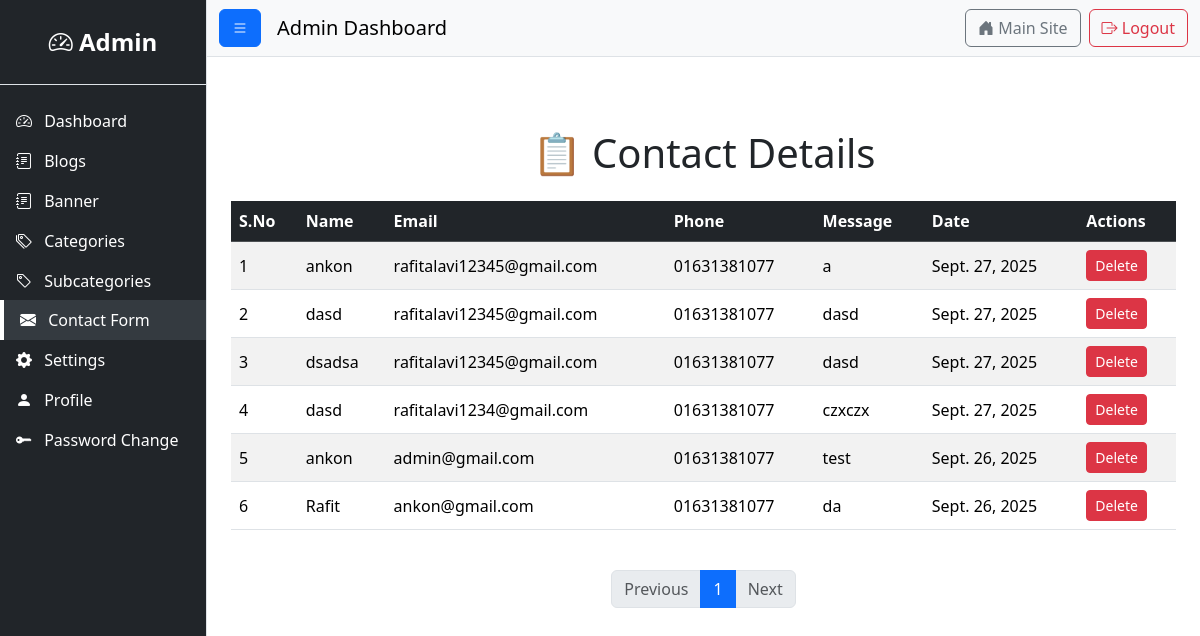
/user/contact-froms (signed in), run on an earlier commit of the app's database.
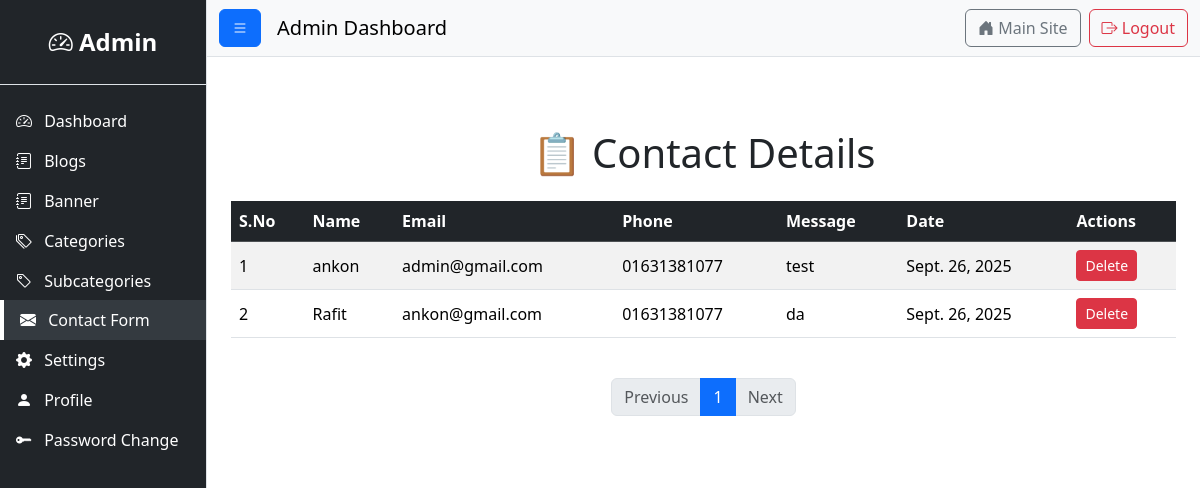
And on a later commit of the database.
### home/models.py (models this page shows, shortened)
class Contact(models.Model):
    sno = models.AutoField(primary_key=True)
    name = models.CharField(max_length=100)
    email = models.EmailField()
    phone = models.CharField(max_length=15)
    message = models.TextField(max_length=100)
    date = models.DateField(auto_now_add=True)

### user/views.py (the view)
# urls.py: path('contact-froms', views.all_contact_form , name ='all_contact_form'),
@login_required
def all_contact_form(request):
    contacts = Contact.objects.all().order_by('-date')
    paginator = Paginator(contacts, 12)  # 12 blogs per page
    page_number = request.GET.get('page')
    page_obj = paginator.get_page(page_number)
    context ={
        'contacts': page_obj,
        'page_obj': page_obj
    }
    return render(request , 'user/contact_list.html' ,context)

### home/context_processors.py (called while the page is built)
def websetting_processor(request):
    websetting = Websetting.objects.first()
    return {'websetting': websetting}

### user/templates/user/contact_list.html (shortened to what this page needs)
{% extends "base.html" %}
{% load static %}
{% block content %}
<div class="container py-5">
    <h1 class="mb-4 text-center">📋 Contact Details</h1>
    {% if contacts %}
    <div class="table-responsive">
        <table class="table table-striped table-hover align-middle">
            <thead class="table-dark">
                <tr>
                    <th>S.No</th>
                    <th>Name</th>
                    <th>Email</th>
                    <th>Phone</th>
                    <th>Message</th>
                    <th>Date</th>
                    <th>Actions</th>
                </tr>
            </thead>
            <tbody>
                {% for contact in contacts %}
                <tr>
                    <td>{{ forloop.counter0|add:contacts.start_index }}</td>
                    <td>{{ contact.name }}</td>
                    <td>{{ contact.email }}</td>
                    <td>{{ contact.phone }}</td>
                    <td>{{ contact.message }}</td>
                    <td>{{ contact.date }}</td>
                    <td> <form action="{% url 'contact_delete' contact.sno %}" method="post" class="d-inline">
                        <button type="submit" class="btn btn-danger btn-sm" onclick="return confirm('Are you sure?');">Delete</button>
                    </form></td>
                </tr>
                {% endfor %}
            </tbody>
        </table>
    </div>
    <nav aria-label="Page navigation">
      <ul class="pagination justify-content-center mt-4">
        {% if page_obj.has_previous %}
          <li class="page-item">
            <a class="page-link" href="?page={{ page_obj.previous_page_number }}">Previous</a>
          </li>
        {% else %}
          <li class="page-item disabled"><span class="page-link">Previous</span></li>
        {% endif %}
        {% for num in page_obj.paginator.page_range %}
          {% if page_obj.number == num %}
            <li class="page-item active"><span class="page-link">{{ num }}</span></li>
          {% elif num > page_obj.number|add:-3 and num < page_obj.number|add:3 %}
            <li class="page-item"><a class="page-link" href="?page={{ num }}">{{ num }}</a></li>
          {% endif %}
        {% endfor %}
        {% if page_obj.has_next %}
          <li class="page-item">
            <a class="page-link" href="?page={{ page_obj.next_page_number }}">Next</a>
          </li>
        {% else %}
          <li class="page-item disabled"><span class="page-link">Next</span></li>
        {% endif %}
      </ul>
    </nav>
    {% else %}
    <p class="text-center text-muted">No contact messages found.</p>
    {% endif %}
</div>
{% endblock %}

### templates/base.html (shortened to what this page needs)
{% load static %}
<!DOCTYPE html>
<html lang="en">
<head>
    <link href="https://cdn.jsdelivr.net/npm/bootstrap@5.3.3/dist/css/bootstrap.min.css" rel="stylesheet">
    <link href="https://cdn.jsdelivr.net/npm/bootstrap-icons@1.10.5/font/bootstrap-icons.css" rel="stylesheet">
    <link href="{% static 'css/admin.css' %}" rel="stylesheet">
</head>
<body>
<div class="d-flex" id="wrapper">
    {% include "sidebar.html" with request=request websetting=websetting %}
    <div id="page-content-wrapper" class="flex-grow-1">
        <nav class="navbar navbar-expand-lg navbar-light bg-light border-bottom">
            <div class="container-fluid">
                <button class="btn btn-primary" id="sidebarToggle">
                    <i class="bi bi-list"></i>
                </button>
                <span class="navbar-brand ms-3">Admin Dashboard</span>
                <div class="ms-auto d-flex align-items-center">
                    <a href="{% url 'home' %}" class="btn btn-outline-secondary me-2">
                        <i class="bi bi-house-door-fill"></i> Main Site
                    </a>
                    <a href="{% url 'user:logout' %}" class="btn btn-outline-danger">
                        <i class="bi bi-box-arrow-right"></i> Logout
                    </a>
                </div>
            </div>
        </nav>
        <div class="container-fluid mt-4">
            {% block content %}{% endblock %}
        </div>
    </div>
</div>
</body>
</html>

### templates/sidebar.html
<div class="bg-dark text-white border-end" id="sidebar-wrapper" style="width: 250px; min-height: 100vh;">
    <div class="sidebar-heading text-center py-4 fs-4 fw-bold border-bottom">
        <i class="bi bi-speedometer2"></i> Admin
    </div>
    <div class="list-group list-group-flush mt-3">
        <a href="{% url 'user:dashboard' %}"
           class="list-group-item list-group-item-action bg-dark text-white {% if request.resolver_match.url_name == 'dashboard' %}active{% endif %}">
            <i class="bi bi-speedometer2 me-2"></i> Dashboard
        </a>
        <a href="{% url 'user:all-blogs' %}"
           class="list-group-item list-group-item-action bg-dark text-white {% if request.resolver_match.url_name == 'all-blogs' %}active{% endif %}">
            <i class="bi bi-journal-text me-2"></i> Blogs
        </a>
         <a href="{% url 'user:all_banner' %}"
   class="list-group-item list-group-item-action bg-dark text-white {% if request.resolver_match.url_name == 'all_banner' %}active{% endif %}">
    <i class="bi bi-journal-text me-2"></i> Banner
</a>
        <a href="{% url 'user:all-categories' %}"
           class="list-group-item list-group-item-action bg-dark text-white {% if request.resolver_match.url_name == 'all-categories' %}active{% endif %}">
            <i class="bi bi-tags me-2"></i> Categories
        </a>
        <a href="{% url 'user:all-subcategories' %}"
           class="list-group-item list-group-item-action bg-dark text-white {% if request.resolver_match.url_name == 'all-subcategories' %}active{% endif %}">
            <i class="bi bi-tag me-2"></i> Subcategories
        </a>
        <a href="{% url 'user:all_contact_form' %}"
           class="list-group-item list-group-item-action bg-dark text-white {% if request.resolver_match.url_name == 'all_contact_form' %}active{% endif %}">
            <i class="bi bi-envelope-fill me-2"></i> Contact Form
        </a>
        <a href="{% url 'user:websetting_update' %}"
           class="list-group-item list-group-item-action bg-dark text-white {% if request.resolver_match.url_name == 'websetting_update' %}active{% endif %}">
            <i class="bi bi-gear-fill me-2"></i> Settings
        </a>
        <a href="{% url 'user:profile' %}"
           class="list-group-item list-group-item-action bg-dark text-white {% if request.resolver_match.url_name == 'profile' %}active{% endif %}">
            <i class="bi bi-person-fill me-2"></i> Profile
        </a>
        <a href="{% url 'user:change-password' %}"
           class="list-group-item list-group-item-action bg-dark text-white {% if request.resolver_match.url_name == 'change-password' %}active{% endif %}">
            <i class="bi bi-key-fill me-2"></i> Password Change
        </a>
    </div>
</div>

### static/css/admin.css (style rules this page uses)
#sidebar-wrapper { transition: margin 0.3s; }
#page-content-wrapper { width: 100%; }
.list-group-item { border: none; }
.list-group-item.active { background-color: #343a40 !important; border-left: 4px solid #ffffff; color: #ffffff !important; font-weight: 500; transition: border-left 0.3s ease, background-color 0.3s ease; }

What changed in the data, as far as the page shows it:
removed Contact: name "ankon", email "rafitalavi12345@gmail.com", phone "01631381077", message "a", date "Sept. 27, 2025"
removed Contact: name "dasd", email "rafitalavi12345@gmail.com", phone "01631381077", message "dasd", date "Sept. 27, 2025"
removed Contact: name "dsadsa", email "rafitalavi12345@gmail.com", phone "01631381077", message "dasd", date "Sept. 27, 2025"
removed Contact: name "dasd", email "rafitalavi1234@gmail.com", phone "01631381077", message "czxczx", date "Sept. 27, 2025"
